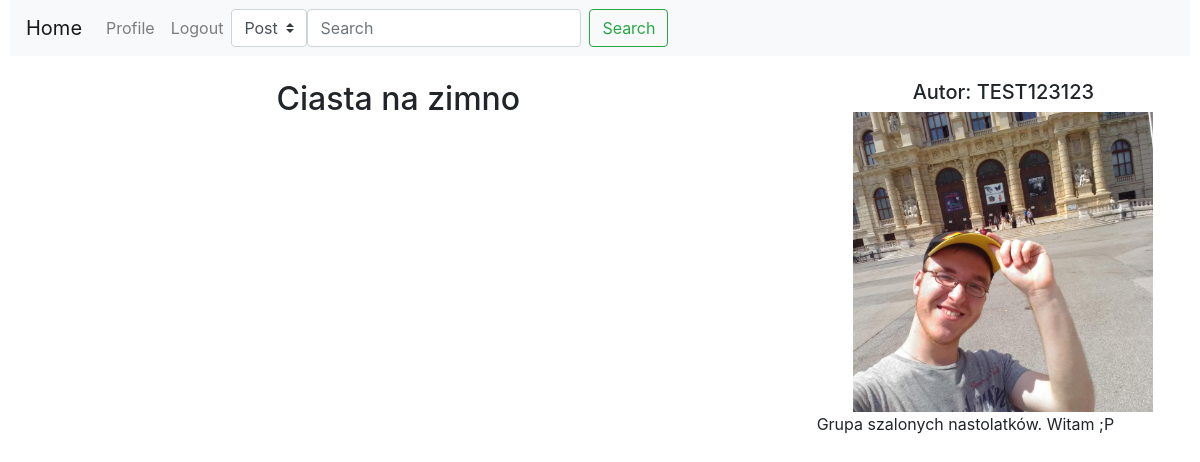
The app's page /blog/14, older data.
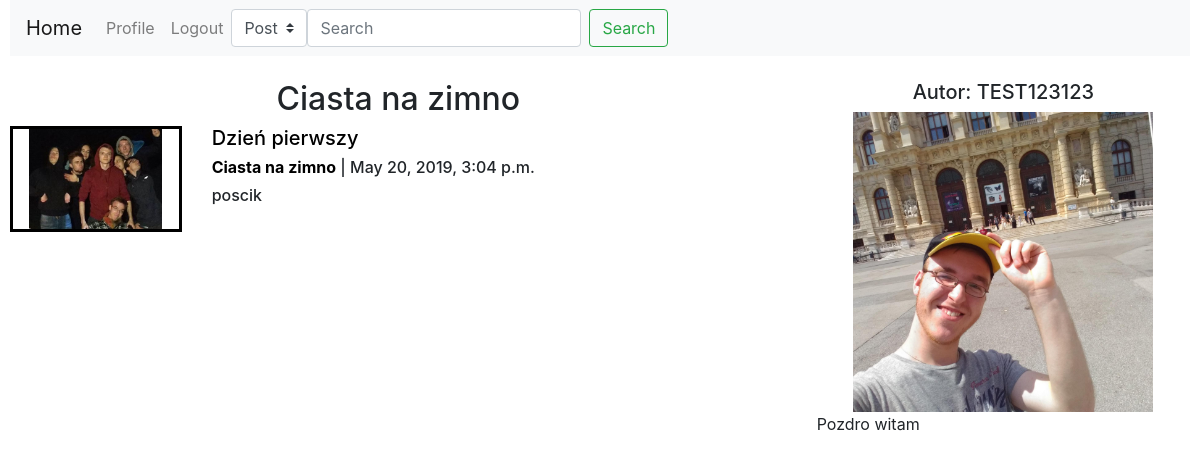
The same page, newer data.
### Blog/models.py (models this page shows, shortened)
class Blog(models.Model):
    IDBlog=models.AutoField(primary_key=True)
    Nazwa=models.CharField(max_length=128)
    IDAutor=models.ForeignKey(User,on_delete=models.CASCADE)

class Profil(models.Model):
    User=models.OneToOneField(User,on_delete=models.CASCADE,primary_key=True)
    Zdjecie=models.ImageField(default='Profilowe/default_pic.jpg',upload_to=path_and_rename)
    Opis=models.CharField(max_length=1000,blank=True)

class Post(models.Model):
    IDPost=models.AutoField(primary_key=True)
    Tytul=models.CharField(max_length=128)
    Tresc=models.TextField()
    Data=models.DateTimeField(default=timezone.now)
    IDBlog=models.ForeignKey(Blog,on_delete=models.CASCADE)
    Haslo=models.CharField(max_length=8,blank=True)
    Obraz=models.ImageField(upload_to=path_and_renamePost,default='Obrazki/default_pic.jpg',blank=True)

### Blog/views.py (the view)
# urls.py: path('blog/<int:blog_id>',views.blog,name='blog'),
def blog(request,blog_id):
    posts= models.Post.objects.filter(IDBlog=blog_id)# wczytywanie plstow z bloga
    blog= models.Blog.objects.get(IDBlog=blog_id)
    user=blog.IDAutor
    profil= models.Profil.objects.get(User=user)
    return render(request,'Blog/blogPosts.html',{'profil':profil,'posts':posts,'blog':blog,'user':user})

### Blog/templates/Blog/blogPosts.html
{%extends 'Blog/base.html'%}
{%block content%}
<div class="row">
    <div class="col-8">
        <div class="text-center">
            <h2>{{blog.Nazwa}}</h2>
        </div>
        {% for post in posts%}
        <div class="media row">
                <a href="/post/{{post.IDPost}}" class="col-3">
                    <div class=" text-center" style="border-style: solid">
                      <img src="/Obrazki/{{post.Obraz}}" alt="obrazek" height="100px"/>
                    </div>
                </a>
                <div class="media-body col-7">
                  {%if post.Haslo%}
                  <a class="nav-item" data-toggle="modal" data-target="#exampleModalCentered{{post.IDPost}}" href="">
                    <h5 class="mt-0" style="float:left">{{post.Tytul}}&nbsp;&nbsp;&nbsp;&nbsp;&nbsp;</h5>
                  </a>
                  <img src="/Obrazki/Obrazki/lock.png" style="max-width:20px;max-height:20px;float:left"> <div style="clear:both"></div>
                      <div class="modal" id="exampleModalCentered{{post.IDPost}}" tabindex="-1" role="dialog" aria-labelledby="exampleModal CenteredLabel{{post.IDPost}}" aria-hidden="true">
                        <div class="modal-dialog modal-dialog-centered" role="document">
                          <div class="modal-content">
                            <div class="modal-header">
                              <h5 class="modal-title" id="exampleModalCenteredLabel{{post.IDPost}}">Post strzeżony hasłem</h5>
                              <input type="button" class="close" data-dismiss="modal" aria-label="Close">
                              <span aria-hidden="true">&times;</span>
                            </div>
                            <div class="modal-body">
                              <div class="form-group">
                                  <form action="/post/{{post.IDPost}}/" method="post">
                                    {% csrf_token %}
                                <input type="text" class="form-control" id="PasswordCheck" name="PasswordCheck" placeholder="Wprowadź hasło" >
                              </div>
                            </div>
                            <div class="modal-footer">
                              <button type="button" class="btn btn-secondary" data-dismiss="modal">Anuluj</button>
                              <input type="submit" class="btn btn-primary" id="PasswordCheckS" name="PasswordCheckS"  >
                            </div>
                          </form>
                          </div>
                        </div>
                      </div>
                    {%else%}
                    <a class="nav-item" href="/post/{{post.IDPost}}"><h5 class="mt-0">{{post.Tytul}}</h5></a>
                    {%endif%}
                    <a href="/blog/{{post.IDBlog.IDBlog}}" ><h6 class='mt-0'><strong>{{post.IDBlog.Nazwa}}</strong></a> | {{post.Data}}</h6>
                    {%if post.Haslo %}
                      <h6><strong>Tajne</strong></h6>
                    {%else%}
                      <h6>{{post.Tresc|truncatewords:25}}</h6>
                    {%endif%}
                    <br>
                </div>
              </div>
        {%endfor%}
    </div>
    <div class="col-4">
        <div class="text-center">
            <h5>Autor: {{user.username}}</h5>
        </div>
        <div class="text-center">
            <img src="/Obrazki/{{profil.Zdjecie}}" style="height:300px"/>
        </div>
        <div>
            <p>{{profil.Opis}}</p>
        </div>
    </div>
</div>
{%endblock%}

### Blog/templates/Blog/base.html (shortened to what this page needs)
{% load static %}
<!DOCTYPE html>
<html>
<head>
<link rel="stylesheet" href="https://stackpath.bootstrapcdn.com/bootstrap/4.3.1/css/bootstrap.min.css">
<link rel="stylesheet" href="https://use.fontawesome.com/releases/v5.8.1/css/all.css">
<link rel="stylesheet" href="{% static 'Blog/style.css' %}">
</head>
<body>
<div id=BigContainer style="margin-left:10px;margin-right:10px">
{% block NavigationBar %}
<nav class="navbar navbar-expand-lg navbar-light bg-light">
            <a class="navbar-brand" href="{%url 'home'%}">Home</a>
            <div class="collapse navbar-collapse" id="navbarSupportedContent">
              <ul class="navbar-nav mr-auto">
                <li class="nav-item">
            {%if not user.is_authenticated%}
                  <a class="nav-link" href="{%url 'login'%}">Login</a>
                </li>
                <li class="nav-item">
                  <a class="nav-link" href="{%url 'registration'%}">Register</a>
                </li>
            {%else%}
                  <a class="nav-link" href="{%url 'profile'%}">Profile</a>
                </li>
                <li class="nav-item">
                  <a class="nav-link" href="{%url 'logout'%}">Logout</a>
                </li>
                {%endif%}
                  <div class="input-group">
                        <form class="form-inline my-2 my-lg-0" method="GET" action="{% url 'search' %}">
                        <select class="custom-select" name="typ">
                              <option {%if type == 'Post' %} selected {%endif%} value="Post">Post</option>
                        </select>
                        <input class="form-control mr-sm-2" type="text" placeholder="Search" aria-label="Search" name="search" {% if phase %} value="{{ phase}}"{%endif%} >
                        <button class="btn btn-outline-success my-2 my-sm-0" type="submit">Search</button>
                        </form>
                  </div>
            </div>
          </nav>
{% endblock %}
      <br>
{%block content%}
{%endblock%}
      </div>
</body>
</html>

### Blog/static/Blog/style.css (style rules this page uses)
:root { --color-one:#D38B5D; --color-two:#f3ffb6; --color-three:rgb(135, 74, 36); --color-slogan:rgb(101, 48, 17); }
a { color: black; }

Row changes from the older to the newer data that the page shows:
added Post: Obraz (picture), Tytul "Dzień pierwszy", IDBlog.Nazwa "Ciasta na zimno", Data "May 20, 2019, 3:04 p.m.", Tresc "poscik"
changed Profil: Opis "Grupa szalonych nastolatków. Witam ;P" → "Pozdro witam"
